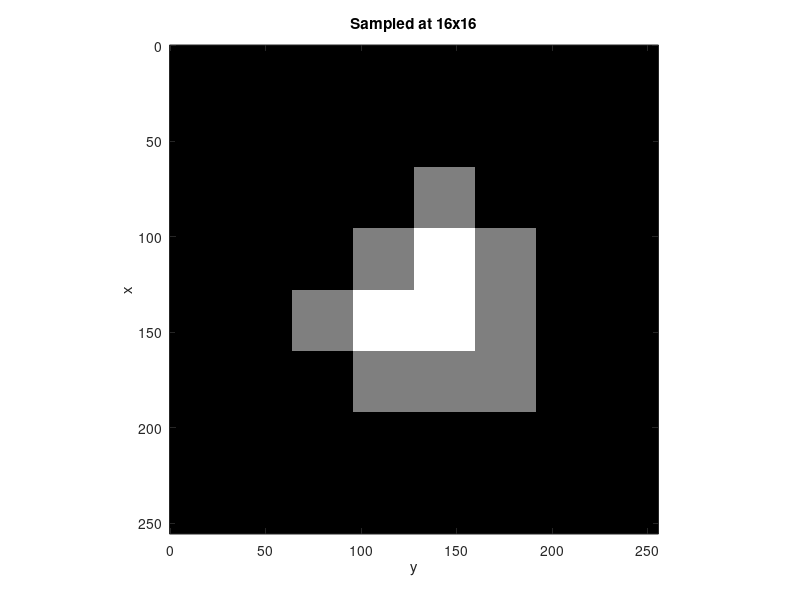
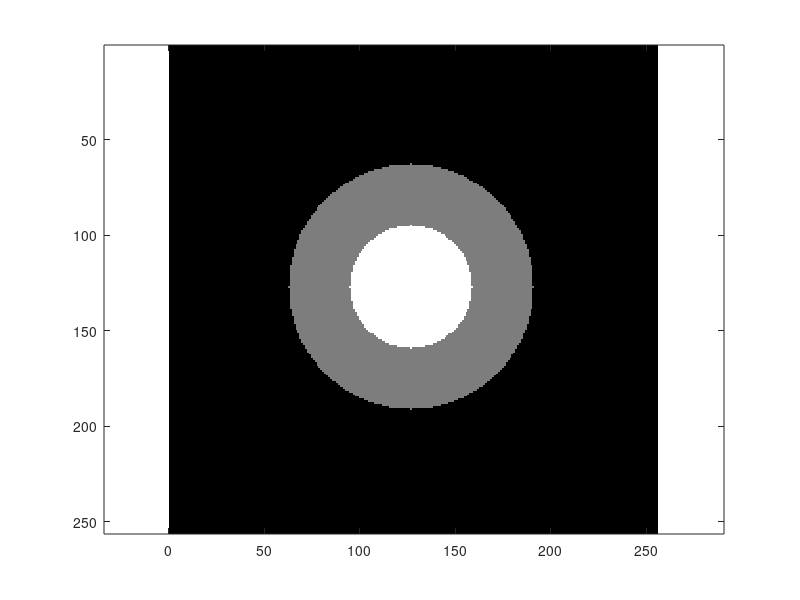

Here is the MATLAB script that generated these plots, in order:
C=zeros(256); % 256x256 matrix filled with zeros
D=zeros(256);
a=127;
R=64;
R1=32;
for i=1:256
    for j=1:256
        C(i,j)=(i-a).^2+(j-a).^2<= R.^2;
    end
end
I = uint8(255 * C);
I=I*0.498;

for i=1:256
    for j=1:256
        D(i,j)=(i-a).^2+(j-a).^2<= R1.^2;
    end
end
I1 = uint8(255 * D);
img=I+I1;

factor=32;
img8=zeros(256,256);
for i=1:factor:256
    for j=1:factor:256
         img8(i:i+factor-1,j:j+factor-1)=img(i,j);
    end
end

figure
imagesc([0 255],[0 255],img8) % display a matrix as an image
axis ij  % put 0,0 in UL corner
axis square
colormap(gray(256)) % use an 8-bit grayscale 
caxis([0 255]) % sets min and max limits of colormap
title('Sampled at 16x16')
xlabel('y')
ylabel('x')

figure
imshow(img)
axis on
axis ij
axis equal
axis tight
